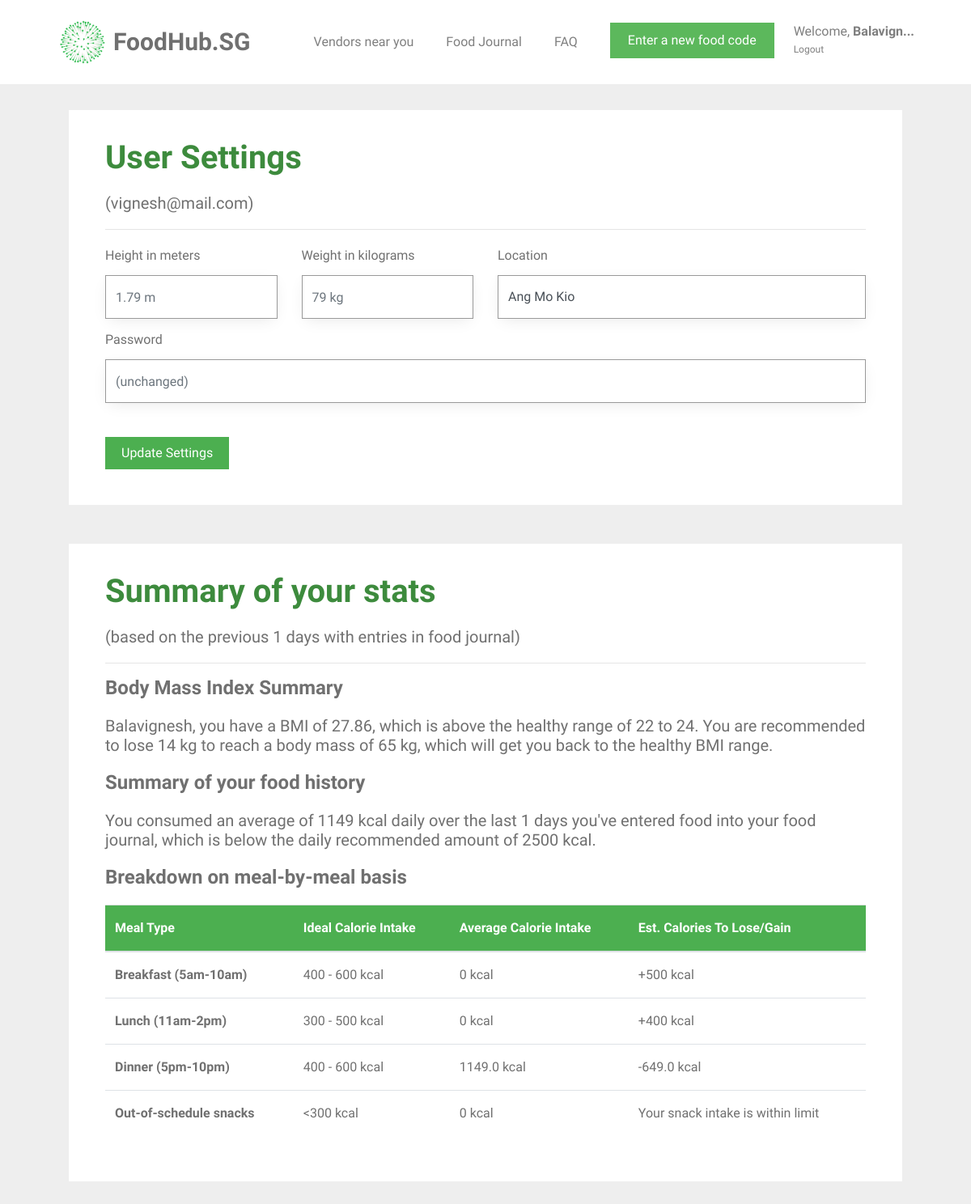
Page /user_settings (signed in) on the earlier database version.
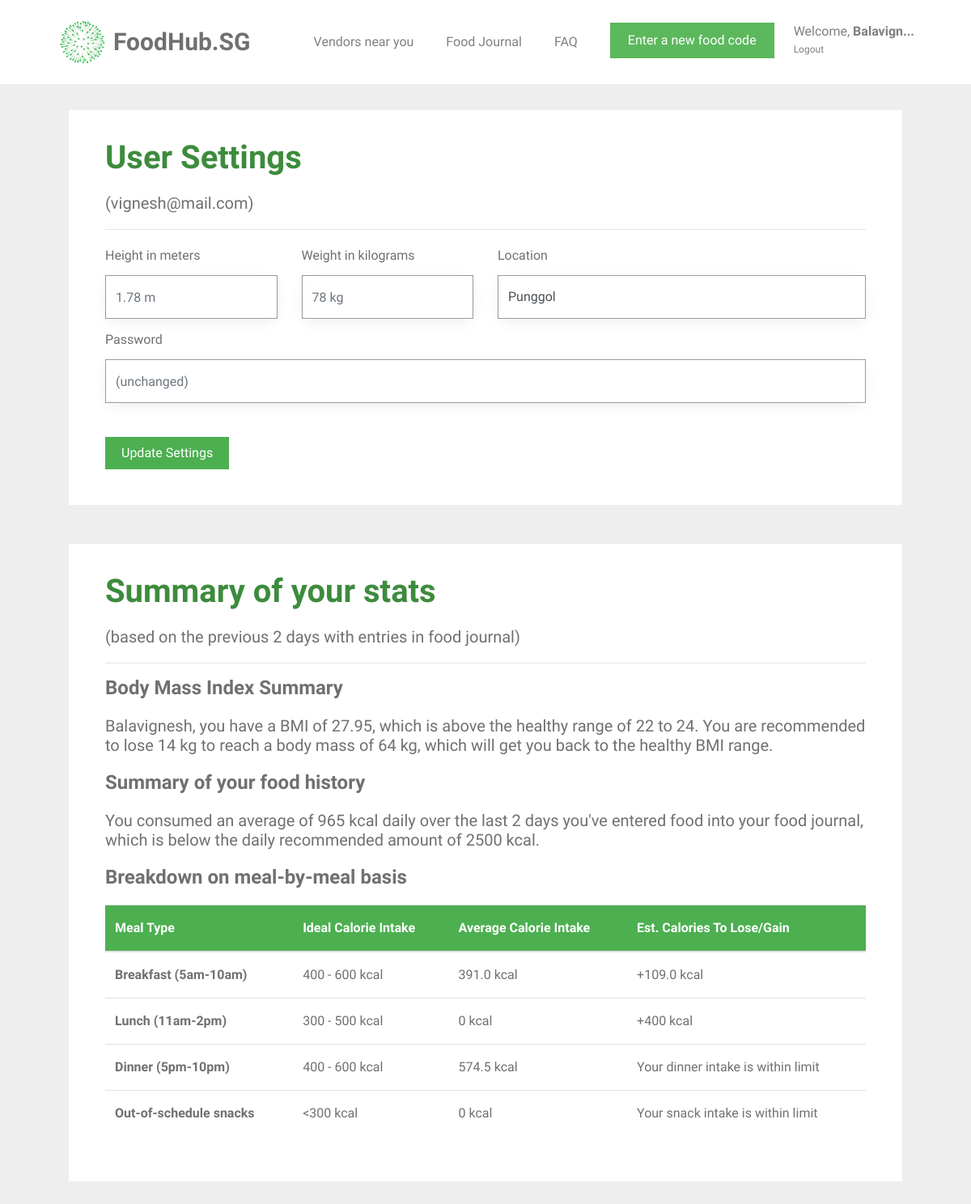
Same page on the later database version.
### tables this page shows
CREATE TABLE "user" (
	`id`	INTEGER PRIMARY KEY AUTOINCREMENT,
	`name`	TEXT NOT NULL,
	`email`	VARCHAR ( 512 ) NOT NULL UNIQUE,
	`password`	TEXT NOT NULL,
	`height`	INTEGER NOT NULL,
	`weight`	INTEGER NOT NULL,
	`location`	TEXT NOT NULL
);

### foodhubsg/user.py (the view, shortened to what this page needs)
@bp.route('/user_settings', methods=('GET', 'POST'))
@login_required
def user_settings():
    db = get_db()
    food_items = db.execute(
        'SELECT f.id, creator_id, food_name, created, calories, food_code, email'
        ' FROM food_entry f JOIN user u ON f.creator_id = u.id'
        ' WHERE f.creator_id = ? AND DATE(f.created) IN'
        ' (SELECT DISTINCT DATE(created) FROM food_entry '
        ' WHERE NOT date(f.created) = date("now") ORDER BY datetime(created) DESC LIMIT 8)'
        ' ORDER BY datetime(created) DESC',
        (g.user['id'],),
    ).fetchall()
    users = db.execute(
        'SELECT id, name, email, password, height, weight, location'
        ' FROM user'
        ' WHERE id = ?',
        (g.user['id'],),
    ).fetchall()
    user_info = ProcessUserInfo(food_items, users)
    info = user_info.get_info()
    return render_template('user/user_settings.html',
                           name=info["name"], weight=info["weight"], height=info["height"], email=info["email"],
                           password=info["password"], user_location=info["user_location"], bmi_statement=info["bmi_statement"],
                           calories_statement=info["calories_statement"], number_of_days=info["number_of_days"],
                           user_average_calories=info["user_average_calories"], food_exists=info["food_exists"],
                           snack_message=info["snack_message"], average_breakfast_calories=info["average_breakfast_calories"],
                           average_lunch_calories=info["average_lunch_calories"], average_dinner_calories=info["average_dinner_calories"],
                           average_snack_calories=info["average_snack_calories"])

### foodhubsg/auth.py (called while the page is built)
def login_required(view):
    @functools.wraps(view)
    def wrapped_view(**kwargs):
        if g.user is None:
            return redirect(url_for('auth.login'))
        return view(**kwargs)
    return wrapped_view

@bp.before_app_request
def load_logged_in_user():
    user_id = session.get('user_id')
    if user_id is None:
        g.user = None
    else:
        g.user = get_db().execute(
            'SELECT * FROM user WHERE id = ?', (user_id,)
        ).fetchone()

### foodhubsg/classes.py (called while the page is built)
def remove_duplicates(values):
    output = []
    seen = set()
    for value in values:
        if value not in seen:
            output.append(value)
            seen.add(value)
    return output

    def get_area(self):
        return self.__area

### foodhubsg/db.py (called while the page is built)
def get_db():
    if 'db' not in g:
        g.db = sqlite3.connect(
            current_app.config['DATABASE'],
            detect_types=sqlite3.PARSE_DECLTYPES
        )
        g.db.row_factory = sqlite3.Row
    return g.db

### foodhubsg/templates/user/user_settings.html (shortened to what the changed rows need)
{% extends 'base.html' %}
{% block content %}
<div id="colorlib-container">
    <div class="container">
        <div class="col-md-12">
            <div class="box1">
            <div class="row row-pb-md">
                <div class="col-md-12">
                    <header>
                        <h1 class="font_color"><b>User Settings</b></h1>
                        <h5>({{ email }})</h5>
                        <hr>
                    </header>
                    <form method="post">
                        <div class="row form-group">
                            <div class="col-md-3">
                                <label>Height in meters</label>
                                <input name="height" id="height" type="number" step="0.01" class="form-control" value="{{ request.form['height'] }}" placeholder="{{ g.user['height'] }} m">
                            </div>
                            <div class="col-md-3">
                                <label>Weight in kilograms</label>
                                <input name="weight" id="weight" type="number" step="0.01" class="form-control" value="{{ request.form['weight'] }}" placeholder="{{ g.user['weight'] }} kg">
                            </div>
                            <div class="col-md-6" style="padding-bottom: 10px;">
                                <label>Location</label>
                                <select class="custom-select form-control" id="inputGroupSelect02" name="new-location">
                                    <option selected>{{ user_location }}</option>
                                </select>
                            </div>
                        </div>
                        <br>
                    </form>
                </div>
            </div>
            </div>
        </div>
        <div class="col-md-12">
            <div class="box1">
            <div class="row row-pb-md">
                <div class="col-md-12">
                    <header id="summary-header">
                        <h1 class="font_color"><b>Summary of your stats</b></h1>
                        {% if number_of_days == 0 %}
                        {% else %}
                            <h5>(based on the previous {{ number_of_days }} days with entries in food journal)</h5>
                        {% endif %}
                        <hr>
                    </header>
                    <h4><b>Body Mass Index Summary</b></h4>
                    <h5>{{ bmi_statement }}</h5>
                    <h4><b>Summary of your food history</b></h4>
                    {% if food_exists == 0 %}
                        <h5>You have not added enough food to your journal to generate a summary. Keep adding more food!</h5>
                    {% else %}
                        <h5>{{ calories_statement }}</h5>
                    <h4><b>Breakdown on meal-by-meal basis</b></h4>
                        <table class="table">
                            <thead class="thead-green">
                                <tr>
                                    <th scope="col">Meal Type</th>
                                    <th scope="col">Ideal Calorie Intake</th>
                                    <th scope="col">Average Calorie Intake</th>
                                    <th scope="col">Est. Calories To Lose/Gain</th>
                                </tr>
                            </thead>
                            <tbody>
                                <tr>
                                    <th scope="row">Breakfast (5am-10am)</th>
                                    <td>400 - 600 kcal</td>
                                    <td>{{ average_breakfast_calories }} kcal</td>
                                    <td>
                                      {% if average_breakfast_calories < 400 %}
                                          +{{ (average_breakfast_calories - 500)|round(2)|abs }} kcal
                                      {% elif average_breakfast_calories > 600 %}
                                          -{{ (average_breakfast_calories - 500)|round(2)|abs }} kcal
                                      {% else %}
                                          Your breakfast intake is within limit
                                      {% endif %}
                                    </td>
                                </tr>
                                <tr>
                                    <th scope="row">Lunch (11am-2pm)</th>
                                    <td>300 - 500 kcal</td>
                                    <td>{{ average_lunch_calories }} kcal</td>
                                    <td>
                                        {% if average_lunch_calories < 300 %}
                                            +{{ (average_lunch_calories - 400)|round(2)|abs }} kcal
                                        {% elif average_lunch_calories > 500 %}
                                            -{{ (average_lunch_calories - 400)|round(2)|abs }} kcal
                                        {% else %}
                                            Your lunch intake is within limit
                                        {% endif %}
                                    </td>
                                </tr>
                                <tr>
                                    <th scope="row">Dinner (5pm-10pm)</th>
                                    <td>400 - 600 kcal</td>
                                    <td>{{ average_dinner_calories }} kcal</td>
                                    <td>
                                        {% if average_dinner_calories < 400 %}
                                            +{{ (average_dinner_calories - 500)|round(2)|abs }} kcal
                                        {% elif average_dinner_calories > 600 %}
                                            -{{ (average_dinner_calories - 500)|round(2)|abs }} kcal
                                        {% else %}
                                            Your dinner intake is within limit
                                        {% endif %}
                                    </td>
                                </tr>
                                <tr>
                                    <th scope="row">Out-of-schedule snacks</th>
                                    <td><300 kcal</td>
                                    <td>{{ average_snack_calories }} kcal</td>
                                    <td>
                                        {% if (average_snack_calories > 300)|float < 0.0 %}
                                            -{{ (average_snack_calories - 300)|round(2)|abs }} kcal
                                        {% else %}
                                            Your snack intake is within limit
                                        {% endif %}
                                    </td>
                                </tr>
                            </tbody>
                        </table>
                    {% endif %}
                </div>
            </div>
            </div>
        </div>
    </div>
</div>
{% endblock %}

Differences in the rows shown:
changed user "vignesh@mail.com": height "1.79 m" → "1.78 m"; weight "79 kg" → "78 kg"; new-location "Ang Mo Kio" → "Punggol"
Other differences:
{{ number_of_days }}: "1" → "2"
{{ bmi_statement }}: "…have a BMI of 27.86, which is above the healthy range of 22 to 24. You are recommended to lose 14 kg to reach a body mass of 65 kg, which will get…" → "…have a BMI of 27.95, which is above the healthy range of 22 to 24. You are recommended to lose 14 kg to reach a body mass of 64 kg, which will get…"
{{ calories_statement }}: "…consumed an average of 1149 kcal daily over the last 1 days you've entered food…" → "…consumed an average of 965 kcal daily over the last 2 days you've entered food…"
{{ average_breakfast_calories }}: "0" → "391.0"
{{ (average_breakfast_calories - 500)|round(2)|abs }}: "500" → "109.0"
{{ average_dinner_calories }}: "1149.0" → "574.5"
{{ (average_dinner_calories - 500)|round(2)|abs }}: "649.0" → (not shown)
text no longer shown: "- kcal"
text now shown: "Your dinner intake is within limit"
